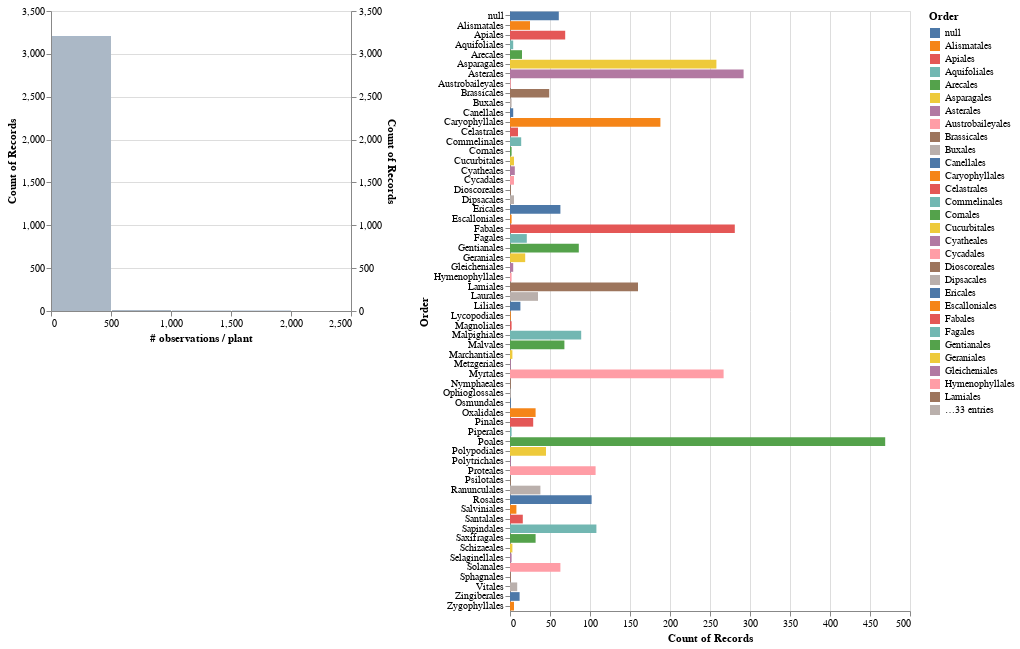

The notebook cell saved with this chart:
### Code cell
# Display the number of observations per plant and count of plants per Order.
alt.hconcat(
    filtered_hist('ratings_counts', '# observations / plant', genre_filter),
    #filtered_hist('rating mean', 'mean plant rating', genre_filter),
    genre_chart,
    data=plantdf)

### Figure 1 — Vega-Lite specification as saved in the notebook (floating-point values rounded to 4 significant figures; data arrays with more than 128 entries replaced by an {"elided": "..."} marker saying what was removed)
{"config": {"view": {"continuousWidth": 400, "continuousHeight": 300}}, "hconcat": [{"layer": [{"mark": "bar", "encoding": {"x": {"type": "quantitative", "bin": {"maxbins": 10}, "field": "ratings_counts", "title": "# observations / plant"}, "y": {"type": "quantitative", "aggregate": "count"}}, "transform": [{"filter": {"selection": "selector002"}}], "width": 300}, {"mark": "bar", "encoding": {"color": {"value": "lightgray"}, "opacity": {"value": 0.7}, "x": {"type": "quantitative", "bin": {"maxbins": 10}, "field": "ratings_counts", "title": "# observations / plant"}, "y": {"type": "quantitative", "aggregate": "count"}}, "width": 300}], "resolve": {"scale": {"y": "independent"}}}, {"mark": "bar", "encoding": {"color": {"condition": {"type": "nominal", "field": "Order", "selection": "selector002"}, "value": "lightgray"}, "x": {"type": "quantitative", "aggregate": "count"}, "y": {"type": "nominal", "field": "Order"}}, "height": 600, "selection": {"selector002": {"type": "multi", "fields": ["Order"]}}}], "data": {"name": "data-93e8d357ad2af4e83eb0928e8209c56d"}, "$schema": "https://vega.github.io/schema/vega-lite/v4.8.1.json", "datasets": {"data-93e8d357ad2af4e83eb0928e8209c56d": {"elided": "3221 records"}}}
